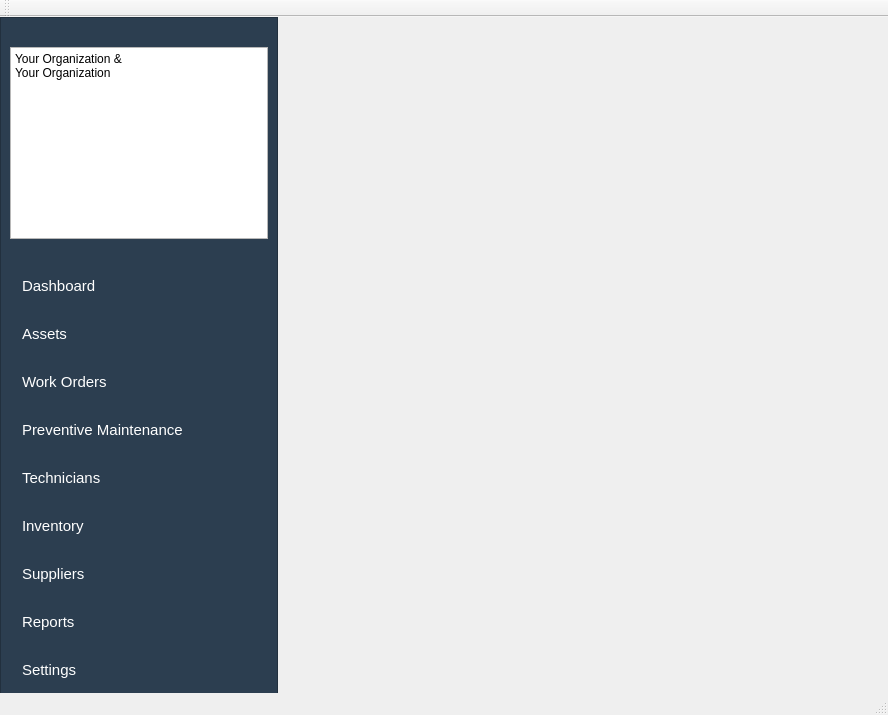
<?xml version="1.0" encoding="UTF-8"?>
<ui version="4.0">
 <class>MainWindow</class>
 <widget class="QMainWindow" name="MainWindow">
  <property name="geometry">
   <rect>
    <x>0</x>
    <y>0</y>
    <width>888</width>
    <height>715</height>
   </rect>
  </property>
  <property name="windowTitle">
   <string>MainWindow</string>
  </property>
  <widget class="QWidget" name="centralwidget">
   <widget class="QStackedWidget" name="stackedWidget">
    <property name="geometry">
     <rect>
      <x>289</x>
      <y>0</y>
      <width>601</width>
      <height>641</height>
     </rect>
    </property>
    <property name="currentIndex">
     <number>1</number>
    </property>
    <widget class="QWidget" name="pageDashboard"/>
    <widget class="QWidget" name="pageAssets"/>
    <widget class="QWidget" name="pageWorkOredrs"/>
    <widget class="QWidget" name="pagePM"/>
    <widget class="QWidget" name="pageTechnicians"/>
    <widget class="QWidget" name="pageInventory"/>
    <widget class="QWidget" name="pageSuppliers"/>
    <widget class="QWidget" name="pageReports"/>
    <widget class="QWidget" name="pageSettings"/>
   </widget>
   <widget class="QFrame" name="navigationFrame">
    <property name="geometry">
     <rect>
      <x>0</x>
      <y>0</y>
      <width>278</width>
      <height>854</height>
     </rect>
    </property>
    <property name="styleSheet">
     <string notr="true">QFrame#navigationFrame{
    background-color:#2C3E50;
}

QPushButton{
    color:white;
    border:none;
    padding:10px;
    text-align:left;
    font-size:11pt;
}

QPushButton:hover{
    background:#34495E;
}

QPushButton:pressed{
    background:#1ABC9C;
}

QPushButton{
    color:white;
    background:transparent;
    border:none;
    text-align:left;
    padding:12px;
}

QPushButton:hover{
    background:#3F566E;
}

QPushButton:checked{
    background:#3498DB;
    font-weight:bold;
}</string>
    </property>
    <property name="frameShape">
     <enum>QFrame::Shape::StyledPanel</enum>
    </property>
    <property name="frameShadow">
     <enum>QFrame::Shadow::Raised</enum>
    </property>
    <layout class="QVBoxLayout" name="verticalLayout">
     <item>
      <widget class="QLabel" name="lblLogo">
       <property name="text">
        <string/>
       </property>
       <property name="pixmap">
        <pixmap>../../resources/logo.png</pixmap>
       </property>
      </widget>
     </item>
     <item>
      <widget class="QPlainTextEdit" name="pteCompanyName">
       <property name="plainText">
        <string>Your Organization &amp; 
Your Organization</string>
       </property>
      </widget>
     </item>
     <item>
      <spacer name="horizontalSpacer">
       <property name="orientation">
        <enum>Qt::Orientation::Horizontal</enum>
       </property>
       <property name="sizeHint" stdset="0">
        <size>
         <width>253</width>
         <height>20</height>
        </size>
       </property>
      </spacer>
     </item>
     <item>
      <widget class="QPushButton" name="btnHome">
       <property name="text">
        <string>Dashboard</string>
       </property>
       <property name="icon">
        <iconset>
         <normaloff>../../resources/icons/dashboard.png</normaloff>../../resources/icons/dashboard.png</iconset>
       </property>
       <property name="checkable">
        <bool>true</bool>
       </property>
      </widget>
     </item>
     <item>
      <widget class="QPushButton" name="btnAssets">
       <property name="text">
        <string>Assets</string>
       </property>
       <property name="icon">
        <iconset>
         <normaloff>../../resources/icons/assets.png</normaloff>../../resources/icons/assets.png</iconset>
       </property>
       <property name="checkable">
        <bool>true</bool>
       </property>
      </widget>
     </item>
     <item>
      <widget class="QPushButton" name="btnWorkOrders">
       <property name="text">
        <string>Work Orders</string>
       </property>
       <property name="icon">
        <iconset>
         <normaloff>../../resources/icons/workorders.png</normaloff>../../resources/icons/workorders.png</iconset>
       </property>
       <property name="checkable">
        <bool>true</bool>
       </property>
      </widget>
     </item>
     <item>
      <widget class="QPushButton" name="btnPM">
       <property name="text">
        <string>Preventive Maintenance</string>
       </property>
       <property name="icon">
        <iconset>
         <normaloff>../../resources/icons/pm.png</normaloff>../../resources/icons/pm.png</iconset>
       </property>
       <property name="checkable">
        <bool>true</bool>
       </property>
      </widget>
     </item>
     <item>
      <widget class="QPushButton" name="btnTechnicians">
       <property name="text">
        <string>Technicians</string>
       </property>
       <property name="icon">
        <iconset>
         <normaloff>../../resources/icons/technicians.png.png</normaloff>../../resources/icons/technicians.png.png</iconset>
       </property>
       <property name="checkable">
        <bool>true</bool>
       </property>
      </widget>
     </item>
     <item>
      <widget class="QPushButton" name="btnInventory">
       <property name="text">
        <string>Inventory</string>
       </property>
       <property name="icon">
        <iconset>
         <normaloff>../../resources/icons/inventory.png</normaloff>../../resources/icons/inventory.png</iconset>
       </property>
       <property name="checkable">
        <bool>true</bool>
       </property>
      </widget>
     </item>
     <item>
      <widget class="QPushButton" name="btnSuppliers">
       <property name="text">
        <string>Suppliers</string>
       </property>
       <property name="icon">
        <iconset>
         <normaloff>../../resources/icons/suppliers.png</normaloff>../../resources/icons/suppliers.png</iconset>
       </property>
       <property name="checkable">
        <bool>true</bool>
       </property>
      </widget>
     </item>
     <item>
      <widget class="QPushButton" name="btnReports">
       <property name="text">
        <string>Reports</string>
       </property>
       <property name="icon">
        <iconset>
         <normaloff>../../resources/icons/reports.png</normaloff>../../resources/icons/reports.png</iconset>
       </property>
       <property name="checkable">
        <bool>true</bool>
       </property>
      </widget>
     </item>
     <item>
      <widget class="QPushButton" name="btnSettings">
       <property name="text">
        <string>Settings</string>
       </property>
       <property name="icon">
        <iconset>
         <normaloff>../../resources/icons/settings.png</normaloff>../../resources/icons/settings.png</iconset>
       </property>
       <property name="checkable">
        <bool>true</bool>
       </property>
      </widget>
     </item>
     <item>
      <spacer name="verticalSpacer_2">
       <property name="orientation">
        <enum>Qt::Orientation::Vertical</enum>
       </property>
       <property name="sizeHint" stdset="0">
        <size>
         <width>20</width>
         <height>40</height>
        </size>
       </property>
      </spacer>
     </item>
     <item>
      <widget class="QPushButton" name="btnLogout">
       <property name="text">
        <string>Logout</string>
       </property>
       <property name="icon">
        <iconset>
         <normaloff>../../resources/icons/exit.png</normaloff>../../resources/icons/exit.png</iconset>
       </property>
       <property name="checkable">
        <bool>true</bool>
       </property>
      </widget>
     </item>
    </layout>
   </widget>
  </widget>
  <widget class="QMenuBar" name="menubar">
   <property name="geometry">
    <rect>
     <x>0</x>
     <y>0</y>
     <width>888</width>
     <height>33</height>
    </rect>
   </property>
  </widget>
  <widget class="QStatusBar" name="statusbar"/>
  <widget class="QToolBar" name="toolBar">
   <property name="windowTitle">
    <string>toolBar</string>
   </property>
   <attribute name="toolBarArea">
    <enum>TopToolBarArea</enum>
   </attribute>
   <attribute name="toolBarBreak">
    <bool>false</bool>
   </attribute>
  </widget>
 </widget>
 <resources/>
 <connections/>
</ui>
